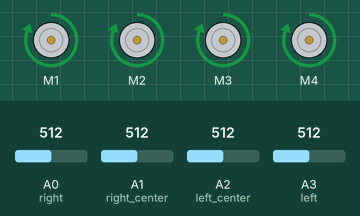
The sketch below on a simulated Arduino Uno, built with avr-gcc and run on an emulated ATmega328P. Shown: 4 × DC motor (green arrow = forward, orange = backward, longer = faster). The inputs (shaded band) are chosen by the test bench; at power-on: A0 (right) = 512, A2 (left_center) = 512, A1 (right_center) = 512, A3 (left) = 512.

Above: at 1.2 s.
1.3 s: A0 (right) set to 212
4.3 s: A0 (right) set to 185
At 5.0 s:
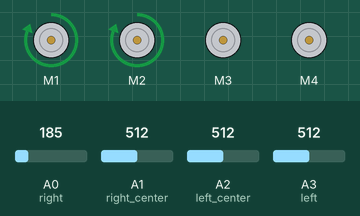
5.8 s: A0 (right) set to 210
At 6.05 s:
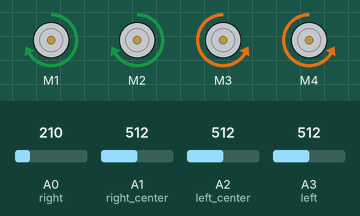
7.8 s: A2 (left_center) set to 211
9.3 s: A2 (left_center) set to 186
At 10.0 s:
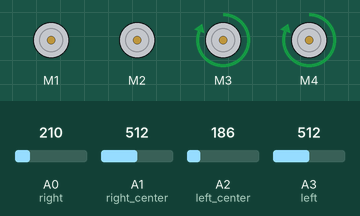
10.8 s: A2 (left_center) set to 210
Timing chart, 0 to 15.8 s (numbered marks = the images above; inputs shaded):
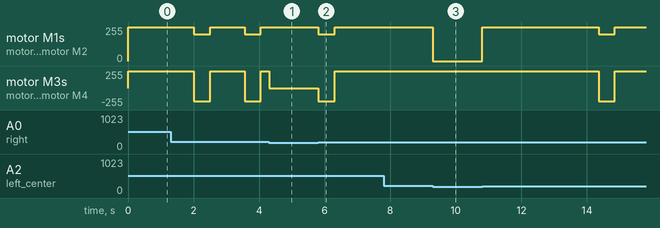

Measured:
- the behaviour switches between 201 and 200 on A0 (right) (found by bisection; images 0 and 1)
- the behaviour switches between 201 and 200 on A2 (left_center) (found by bisection; images 2 and 3)
- after the input at 4.3 s, motor M1, motor M2: stays forward 255/255 (without the input it goes to forward 200/255 after 0.81 s)
- after the input at 5.8 s, motor M1, motor M2: forward 255/255 → forward 200/255 at once, → forward 255/255 0.50 s later; motor M3, motor M4: stopped → backward 200/255 at once, → forward 255/255 0.50 s later
- after the input at 7.8 s, every drawn part: stays the same
- after the input at 9.3 s, motor M1, motor M2: forward 255/255 → stopped at once
- by itself, motor M1, motor M2: alternates forward 255/255 for 1.1 s and forward 200/255 for 0.50 s
- by itself, motor M3, motor M4: alternates forward 255/255 for 1.1 s and backward 200/255 for 0.50 s

The sketch:

thuattoan.ino
```cpp
#include <AFMotor.h>

#define left A3
#define left_center A2
#define right_center A1
#define right A0

AF_DCMotor motor1(1, MOTOR12_1KHZ);
AF_DCMotor motor2(2, MOTOR12_1KHZ);
AF_DCMotor motor4(4, MOTOR34_1KHZ);
AF_DCMotor motor3(3, MOTOR34_1KHZ);

float Kp = 30;
uint8_t multiP = 2;
double steeringvalue;
int position, P, previousError, error;
int lspeed, rspeed;
int speed = 255;
unsigned int steering_time = 500;
unsigned int time;
short state = 1;
int S1, S2, S3, S4;

void readLightsensor() {
    S1 = analogRead(left) > 200 ? 1 : 0;
    S2 = analogRead(left_center) > 200 ? 1 : 0;
    S3 = analogRead(right_center) > 200 ? 1 : 0;
    S4 = analogRead(right) > 200 ? 1 : 0;
}

void line_tracking() {
    while (S1 == 0 && S2 == 0 && S3 == 0 && S4 == 0) {
        readLightsensor();
        if (previousError < 0) {
            motor1.run(FORWARD);
            motor1.setSpeed(200);
            motor2.run(FORWARD);
            motor2.setSpeed(200);
            motor3.run(BACKWARD);
            motor3.setSpeed(200);
            motor4.run(BACKWARD);
            motor4.setSpeed(200);
        } else {
            motor1.run(BACKWARD);
            motor1.setSpeed(200);
            motor2.run(BACKWARD);
            motor2.setSpeed(200);
            motor3.run(FORWARD);
            motor3.setSpeed(200);
            motor4.run(FORWARD);
            motor4.setSpeed(200);
        }
    }
    position = (10 * (0 * S1 + 3 * S2 + 4 * S3 + 7 * S4)) / (S1 + S2 + S3 + S4);
    error = position - 35;
    P = error;
    steeringvalue = (Kp / pow(10, multiP)) * P;
    previousError = error;

    lspeed = speed + steeringvalue;
    rspeed = speed - steeringvalue;
    if (rspeed > lspeed) {
        lspeed = 0;
        rspeed = speed;
    } else if (rspeed < lspeed) {
        lspeed = speed;
        rspeed = 0;
    }
    motor1.run(FORWARD);
    motor1.setSpeed(rspeed);
    motor2.run(FORWARD);
    motor2.setSpeed(rspeed);
    motor3.run(FORWARD);
    motor3.setSpeed(lspeed);
    motor4.run(FORWARD);
    motor4.setSpeed(lspeed);
}

void corner_steering() {
    time = millis();
    if (S1 == 1) {
      // trai
        while (millis() - time < steering_time) {
            motor1.run(FORWARD);
            motor1.setSpeed(200);
            motor2.run(FORWARD);
            motor2.setSpeed(200);
            motor3.run(BACKWARD);
            motor3.setSpeed(200);
            motor4.run(BACKWARD);
            motor4.setSpeed(200);
        }
        time = millis();
    } else if (S4 == 1) {
      // phai
        while (millis() - time < steering_time) {
            motor1.run(BACKWARD);
            motor1.setSpeed(200);
            motor2.run(BACKWARD);
            motor2.setSpeed(200);
            motor3.run(FORWARD);
            motor3.setSpeed(200);
            motor4.run(FORWARD);
            motor4.setSpeed(200);
        }
        time = millis();
    }
    while (millis() - time < 50) {
        motor1.run(FORWARD);
        motor1.setSpeed(speed);
        motor2.run(FORWARD);
        motor2.setSpeed(speed);
        motor3.run(FORWARD);
        motor3.setSpeed(speed);
        motor4.run(FORWARD);
        motor4.setSpeed(speed);
    }
}

void control() {
    while (millis() - time < 2000 && state == 1) {
        readLightsensor();
        line_tracking();
    }
    while (state == 1) {
        readLightsensor();
        line_tracking();
        if (S4 == 1) {
            corner_steering();
            state = 2;
        }
    }
    time = millis();
    while (millis() - time < 1000 && state == 2) {
        readLightsensor();
        line_tracking();
    }
    while (state == 2) {
        readLightsensor();
        line_tracking();
        if (S1 == 1 || S4 == 1) {
            S4 = 0;
            corner_steering();
            state = 3;
        }
    }
    time = millis();
    while (millis() - time < 1000 && state == 3) {
        readLightsensor();
        line_tracking();
    }
    while (state == 3) {
        readLightsensor();
        line_tracking();
        if (S4 == 1) {
            corner_steering();
            state = 4;
        }
    }
    time = millis();
    while (millis() - time < 8000 && state == 4) {
        readLightsensor();
        line_tracking();
    }
    while (state == 4) {
        readLightsensor();
        line_tracking();
        if (S1 == 1 || S4 == 1) {
          S4 = 0 ;
            corner_steering();
            state = 5;
        }
    }
    time = millis();
    while (millis() - time < 1000 && state == 5) {
        readLightsensor();
        line_tracking();
    }
    while (state == 5) {
        readLightsensor();
        if (S1 == 0 && S2 == 0 && S3 == 0 && S4 == 0) {
            motor1.run(FORWARD);
            motor1.setSpeed(0);
            motor2.run(FORWARD);
            motor2.setSpeed(0);
            motor3.run(FORWARD);
            motor3.setSpeed(0);
            motor4.run(FORWARD);
            motor4.setSpeed(0);
            state = 100;
        }
        if (state == 100) {
            break;
        } else {
            line_tracking();
        }
    }
}

void setup() {
    pinMode(left, INPUT);
    pinMode(left_center, INPUT);
    pinMode(right_center, INPUT);
    pinMode(right, INPUT);
    time = millis();
    Serial.begin(9600);
}

void loop() {
    control();
    Serial.println(S1);
    Serial.println(S2);
    Serial.println(S3);
    Serial.println(S4);
}
```
